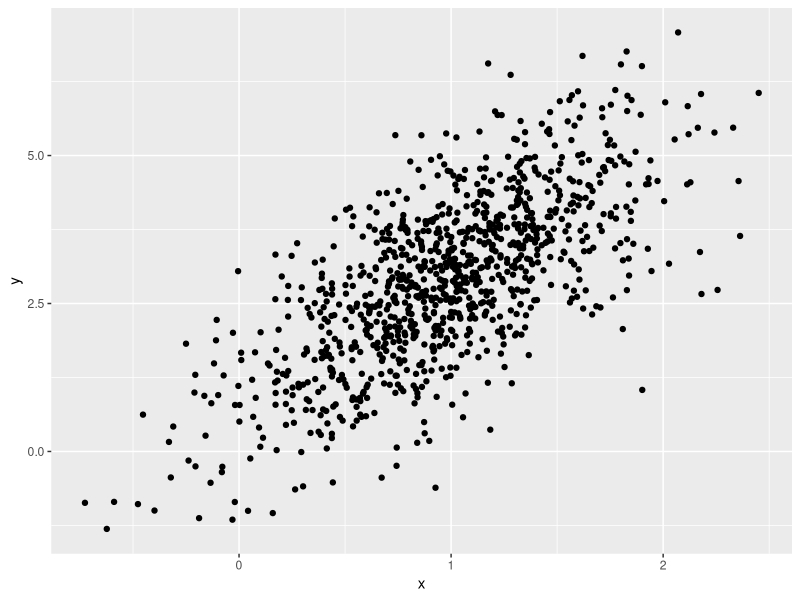

Here is the R script that generated this plot:
## ---- chunk 1
library(tidyverse)
## ---- chunk 2
samp = rnorm(100)
length(samp)
## ---- chunk 3
mean(samp)
sd(samp)
## ---- chunk 4

example_df=
  tibble(
    vec_numeric = 1:4,
    vec_char = c("My", "name", "is", "eman"),
    vec_factor = factor(c("male", "male", "female", "female"))
  )
## ---- chunk 5
new_df=
  tibble(
    x = rnorm(100),
    y = 1 + 2 * x + rnorm(100)
  )
## ---- chunk 6
plot_df =
  tibble(
    x=rnorm(1000, mean=1, sd=.5),
    y=1+2*x+rnorm(1000)
  )
ggplot(plot_df, aes(x=x, y=y))+geom_point()
